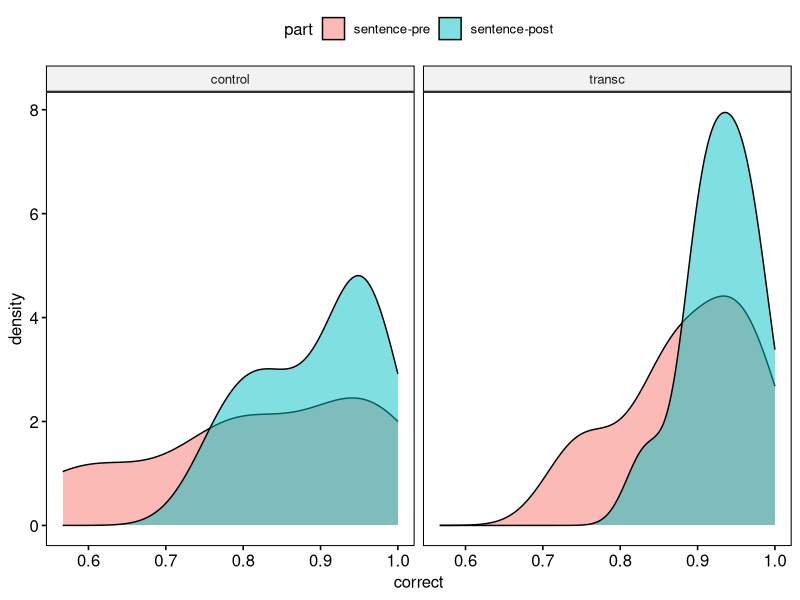
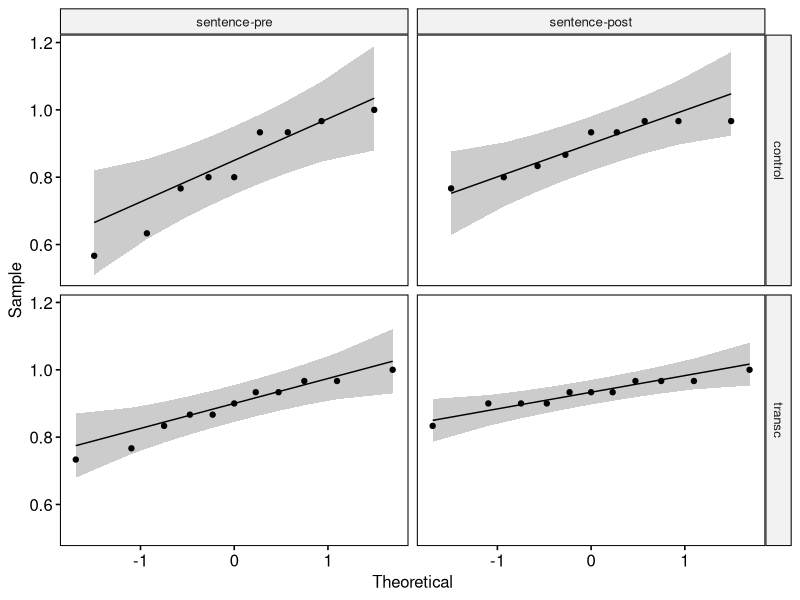
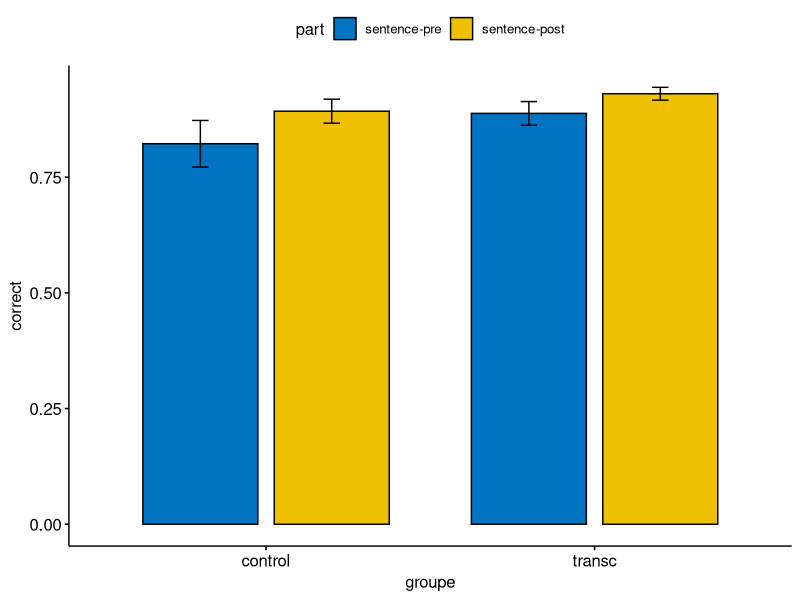
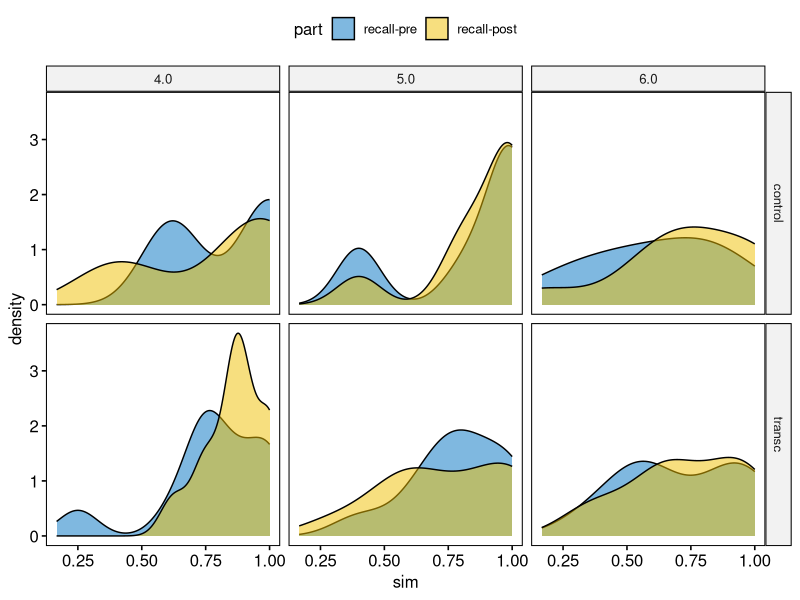
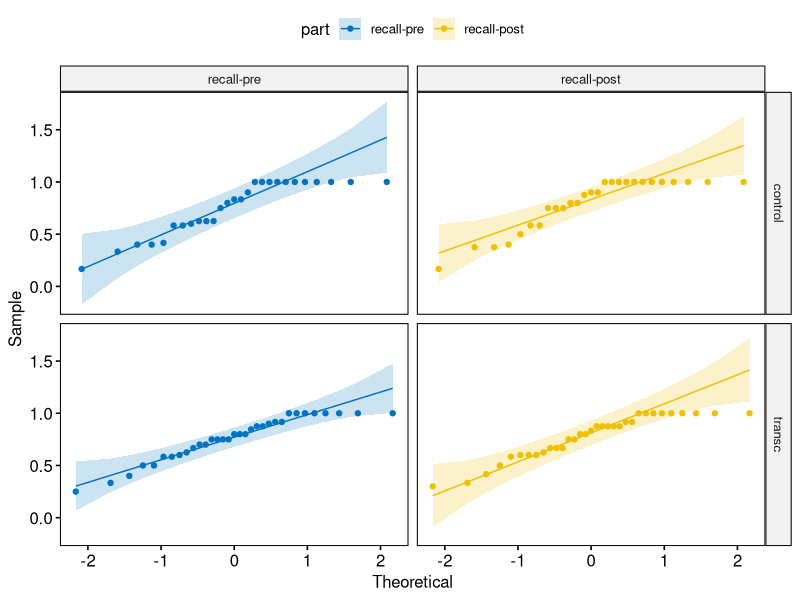

Here is the R script that generated these plots, in order: (Note: this script raises an error after producing the figures.)
## ---- chunk 1

library(tidyverse)
library(ggpubr)
library(rstatix)

## ---- chunk 2

rspan <- read.csv2("data/rspan_dist.csv", sep = ",", fileEncoding="UTF-8-BOM")
rspan$part <- factor(rspan$part, levels = c("sentence-pre", "sentence-post", "recall-pre", "recall-post"))
rspan$size <- factor(rspan$size, levels = c("4.0", "5.0", "6.0"))
rspan$sim <- as.numeric(rspan$sim)
rspan$dsit <- as.numeric(rspan$dist)

rspan <- rspan %>%
  filter(subject_id != 4) %>%
  filter(subject_id != 30)

recall <- rspan %>%
  filter(part != 'sentence-pre') %>%
  filter(part != 'sentence-post')

sent <- rspan %>%
  filter(part != 'recall-pre') %>%
  filter(part != 'recall-post')

sent <- sent %>%
  group_by(groupe, part, subject_id) %>%
  summarise(correct = mean(correct)) 

sent %>%
  get_summary_stats(correct, type = "mean_sd")


## ---- chunk 3
recall <- recall %>%
  group_by(groupe, subject_id, part, size) %>%
  summarise(sim = mean(sim))

recall %>%
  group_by(groupe, part, size) %>%
  get_summary_stats(sim, type = "mean_sd")

## ---- chunk 4

ggdensity(sent, x = "correct", fill = "part", facet.by = "groupe")
ggqqplot(sent, x="correct", facet.by = c("groupe", "part"))

## ---- chunk 5

ggbarplot(sent, x = "groupe", y = "correct", fill = "part", add = "mean_se", position = position_dodge(0.8), palette = "jco")

## ---- chunk 6

ggdensity(recall, x = "sim", fill = "part", facet.by = c("groupe", "size"), palette = "jco")
ggqqplot(recall, x = "sim", color = "part", facet.by = c("groupe", "part"), palette = "jco")

## ---- chunk 7
recall %>%
  group_by(groupe, part) %>%
  shapiro_test(sim)
## ---- chunk 8

rspan_score <- ggbarplot(recall, x = "groupe", y = "sim", fill = "part", add = "mean_se", position = position_dodge(0.8), palette = "jco")

rspan_score %>%
  ggexport(filename = "Plots/rspan_score.pdf")

rspan_score

## ---- chunk 9

recall_transc <- recall %>%
  filter(groupe == "transc")

rspan_size_transc <- ggbarplot(recall_transc, x = "size", y = "sim", fill = "part", add = "mean_se", position = position_dodge(0.8), facet.by = "groupe", palette = "jco")

rspan_size_transc %>%
  ggexport(filename = "Plots/rspan_size_transc.pdf", pointsize = 14)

rspan_size_transc

## ---- chunk 10

recall_control <- recall %>%
  filter(groupe == "control")

rspan_size_control <- ggbarplot(recall_control, x = "size", y = "sim", fill = "part", add = "mean_se", position = position_dodge(0.8), facet.by = "groupe", palette = "jco")

rspan_size_control %>%
  ggexport(filename = "Plots/rspan_size_control.pdf")

rspan_size_control

## ---- chunk 11
sent_ind <- sent %>%
  group_by(groupe, subject_id, part) %>%
  summarise_if(is.numeric, mean)

sent_ind %>%
  ungroup%>%
  anova_test(dv = correct, wid = subject_id, between = groupe, within = part) %>%
  get_anova_table()

## ---- chunk 12
sent_ind %>%
  group_by(groupe) %>%
  anova_test(dv = correct, wid = subject_id, within = part) %>%
  get_anova_table()
## ---- chunk 13
sent_rec <- recall %>%
  group_by(groupe, subject_id, part) %>%
  summarise_if(is.numeric, mean)

sent_rec %>%
  ungroup%>%
  anova_test(dv = sim, wid = subject_id, between = groupe, within = part) %>%
  get_anova_table()
## ---- chunk 14
sent_rec %>%
  group_by(groupe) %>%
  anova_test(dv = sim, wid = subject_id, within = part) %>%
  get_anova_table()
## ---- chunk 15
rec_size <- recall %>%
  group_by(groupe, subject_id, part, size) %>%
  summarise(sim = mean(sim))

rec_size %>%
  ungroup %>%
  group_by(groupe) %>%
  anova_test(dv = sim, within = c(size, part), wid = subject_id) %>%
  get_anova_table()
## ---- chunk 16
rec_size %>%
  ungroup %>%
  group_by(groupe, part) %>%
  anova_test(dv = sim, within = size, wid = subject_id) %>%
  get_anova_table()
## ---- chunk 17
rec_size %>%
  ungroup %>%
  group_by(groupe, size) %>%
  pairwise_t_test(sim ~ part, paired = T) 
## ---- chunk 18

ggbarplot(rec_size, x = "size", y = "sim", fill = "part", add = "mean_se", position = position_dodge(0.8), facet.by = "groupe", palette = "jco")

## ---- chunk 19
rec_cor_transc <- rec_size %>%
  group_by(groupe, subject_id, part) %>%
  summarise(sim = mean(sim)) %>%
  pivot_wider(names_from = part, values_from = sim) %>%
  ungroup %>%
  filter(groupe == "transc")

cor.test(rec_cor_transc$`recall-post`, rec_cor_transc$`recall-pre`)

## ---- chunk 20
rec_cor_cont <- rec_size %>%
  group_by(groupe, subject_id, part) %>%
  summarise(sim = mean(sim)) %>%
  pivot_wider(names_from = part, values_from = sim) %>%
  ungroup %>%
  filter(groupe == "control")

cor.test(rec_cor_cont$`recall-post`, rec_cor_cont$`recall-pre`)

## ---- chunk 21
recall_ind <- recall %>%
  group_by(groupe, subject_id, part) %>%
  get_summary_stats(sim, type = "mean_sd")

write.csv(recall_ind, "data/recall_ind.csv")
